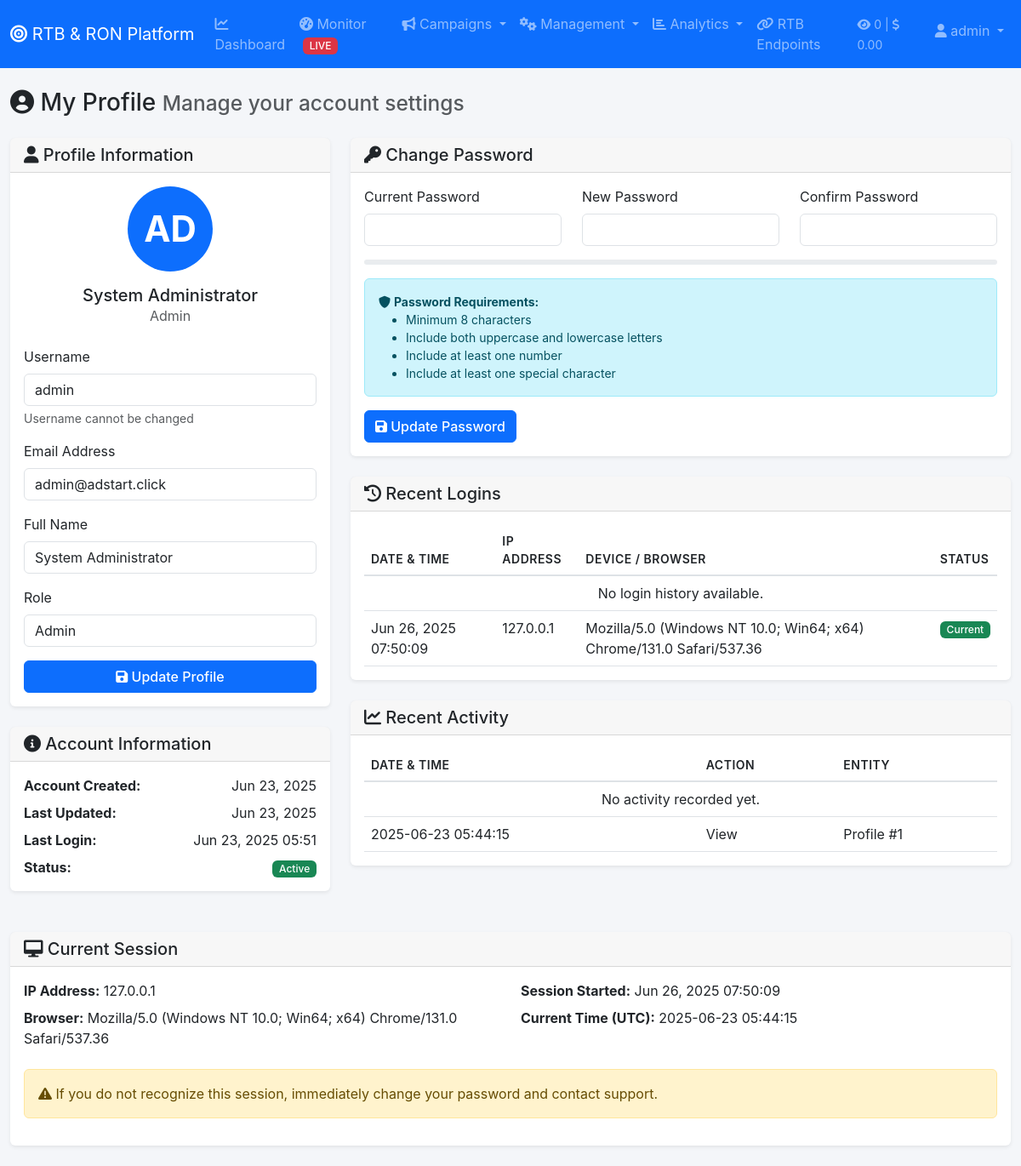
Screenshot of /admin/profile.php (signed in) with the database file from the repository.
### tables this page shows
CREATE TABLE `users` (
  `id` int(11) NOT NULL,
  `username` varchar(50) NOT NULL,
  `password` varchar(255) NOT NULL,
  `email` varchar(100) DEFAULT NULL,
  `full_name` varchar(100) DEFAULT NULL,
  `role` enum('admin','manager','operator') DEFAULT 'admin',
  `status` enum('active','inactive','suspended') DEFAULT 'active',
  `created_at` timestamp NULL DEFAULT current_timestamp(),
  `updated_at` timestamp NULL DEFAULT current_timestamp() ON UPDATE current_timestamp()
);

### admin/profile.php (the view, shortened to what this page needs)
<?php
include 'includes/header.php';
$user_id = $_SESSION['user_id'] ?? 0;
$stmt = $pdo->prepare("SELECT * FROM users WHERE id = ?");
$stmt->execute([$user_id]);
$user = $stmt->fetch();
$logins = [];
try {
    $check_table = $pdo->query("SHOW TABLES LIKE 'user_logins'");
    if ($check_table->rowCount() > 0) {
        $login_history = $pdo->prepare("
            SELECT * FROM user_logins
            WHERE user_id = ?
            ORDER BY login_time DESC
            LIMIT 5
        ");
        $login_history->execute([$user_id]);
        $logins = $login_history->fetchAll();
    }
} catch (Exception $e) {
}
$activities = [];
try {
    $check_table = $pdo->query("SHOW TABLES LIKE 'user_activity'");
    if ($check_table->rowCount() > 0) {
        $user_activity = $pdo->prepare("
            SELECT action, entity_type, entity_id, created_at
            FROM user_activity
            WHERE user_id = ?
            ORDER BY created_at DESC
            LIMIT 10
        ");
        $user_activity->execute([$user_id]);
        $activities = $user_activity->fetchAll();
    }
} catch (Exception $e) {
}
$current_time = '2025-06-23 05:44:15';
?>
<div class="row">
    <div class="col-12">
        <h1 class="h3 mb-4">
            <i class="fas fa-user-circle"></i> My Profile
            <small class="text-muted">Manage your account settings</small>
        </h1>
    </div>
</div>
<div class="row">
    <div class="col-lg-4 mb-4">
        <div class="card">
            <div class="card-header">
                <h5 class="mb-0"><i class="fas fa-user"></i> Profile Information</h5>
            </div>
            <div class="card-body">
                <div class="text-center mb-4">
                    <div class="avatar-circle">
                        <span class="avatar-initials"><?php echo strtoupper(substr($user['username'], 0, 2)); ?></span>
                    </div>
                    <h5 class="mt-3 mb-0"><?php echo htmlspecialchars($user['full_name'] ?? $user['username']); ?></h5>
                    <p class="text-muted"><?php echo ucfirst($user['role']); ?></p>
                </div>
                <form method="POST" id="profileForm">
                    <div class="mb-3">
                        <label for="username" class="form-label">Username</label>
                        <input type="text" class="form-control" id="username" value="<?php echo htmlspecialchars($user['username']); ?>" readonly>
                        <div class="form-text">Username cannot be changed</div>
                    </div>
                    <div class="mb-3">
                        <label for="email" class="form-label">Email Address</label>
                        <input type="email" class="form-control" id="email" name="email"
                               value="<?php echo htmlspecialchars($user['email'] ?? ''); ?>" required>
                    </div>
                    <?php
                    $stmt = $pdo->prepare("SHOW COLUMNS FROM users LIKE 'full_name'");
                    $stmt->execute();
                    $column_exists = $stmt->rowCount() > 0;
                    if ($column_exists):
                    ?>
                    <div class="mb-3">
                        <label for="full_name" class="form-label">Full Name</label>
                        <input type="text" class="form-control" id="full_name" name="full_name"
                               value="<?php echo htmlspecialchars($user['full_name'] ?? ''); ?>">
                    </div>
                    <?php endif; ?>
                    <div class="mb-3">
                        <label for="role" class="form-label">Role</label>
                        <input type="text" class="form-control" id="role"
                               value="<?php echo ucfirst($user['role']); ?>" readonly>
                    </div>
                    <button type="submit" class="btn btn-primary w-100">
                        <i class="fas fa-save"></i> Update Profile
                    </button>
                </form>
            </div>
        </div>
        <div class="card mt-4">
            <div class="card-header">
                <h5 class="mb-0"><i class="fas fa-info-circle"></i> Account Information</h5>
            </div>
            <div class="card-body">
                <div class="mb-2">
                    <strong>Account Created:</strong>
                    <span class="float-end"><?php echo date('M j, Y', strtotime($user['created_at'])); ?></span>
                </div>
                <div class="mb-2">
                    <strong>Last Updated:</strong>
                    <span class="float-end"><?php echo date('M j, Y', strtotime($user['updated_at'])); ?></span>
                </div>
                <div class="mb-2">
                    <strong>Last Login:</strong>
                    <span class="float-end">
                        <?php
                        if (!empty($logins)) {
                            echo date('M j, Y H:i', strtotime($logins[0]['login_time']));
                        } else {
                            echo date('M j, Y H:i', strtotime($user['updated_at']));
                        }
                        ?>
                    </span>
                </div>
                <div>
                    <strong>Status:</strong>
                    <span class="float-end">
                        <span class="badge bg-success">Active</span>
                    </span>
                </div>
            </div>
        </div>
    </div>
    <div class="col-lg-8 mb-4">
        <div class="card mb-4">
            <div class="card-header">
                <h5 class="mb-0"><i class="fas fa-key"></i> Change Password</h5>
            </div>
            <div class="card-body">
                <form method="POST" id="passwordForm">
                    <div class="row">
                        <div class="col-md-4 mb-3">
                            <label for="current_password" class="form-label">Current Password</label>
                            <input type="password" class="form-control" id="current_password" name="current_password" required>
                        </div>
                        <div class="col-md-4 mb-3">
                            <label for="new_password" class="form-label">New Password</label>
                            <input type="password" class="form-control" id="new_password" name="new_password"
                                   required minlength="8">
                        </div>
                        <div class="col-md-4 mb-3">
                            <label for="confirm_password" class="form-label">Confirm Password</label>
                            <input type="password" class="form-control" id="confirm_password"
                                   name="confirm_password" required>
                        </div>
                    </div>
                    <div class="mb-3">
                        <div class="progress" style="height: 6px;">
                        </div>
                    </div>
                    <div class="alert alert-info small">
                        <i class="fas fa-shield-alt"></i> <strong>Password Requirements:</strong>
                        <ul class="mb-0">
                            <li>Minimum 8 characters</li>
                            <li>Include both uppercase and lowercase letters</li>
                            <li>Include at least one number</li>
                            <li>Include at least one special character</li>
                        </ul>
                    </div>
                    <button type="submit" class="btn btn-primary">
                        <i class="fas fa-save"></i> Update Password
                    </button>
                </form>
            </div>
        </div>
        <div class="card mb-4">
            <div class="card-header">
                <h5 class="mb-0"><i class="fas fa-history"></i> Recent Logins</h5>
            </div>
            <div class="card-body">
                <div class="table-responsive">
                    <table class="table table-hover">
                        <thead>
                            <tr>
                                <th>Date & Time</th>
                                <th>IP Address</th>
                                <th>Device / Browser</th>
                                <th>Status</th>
                            </tr>
                        </thead>
                        <tbody>
                            <?php if (!empty($logins)): ?>
                                <?php foreach ($logins as $login): ?>
                                <tr>
                                    <td><?php echo date('M j, Y H:i:s', strtotime($login['login_time'])); ?></td>
                                    <td><?php echo htmlspecialchars($login['ip_address'] ?? 'Unknown'); ?></td>
                                    <td><?php echo htmlspecialchars($login['user_agent'] ?? 'Unknown'); ?></td>
                                    <td>
                                        <span class="badge bg-<?php echo $login['status'] == 'success' ? 'success' : 'danger'; ?>">
                                            <?php echo ucfirst($login['status']); ?>
                                        </span>
                                    </td>
                                </tr>
                                <?php endforeach; ?>
                            <?php else: ?>
                                <tr>
                                    <td colspan="4" class="text-center">No login history available.</td>
                                </tr>
                                <tr>
                                    <td><?php echo date('M j, Y H:i:s'); ?></td>
                                    <td><?php echo $_SERVER['REMOTE_ADDR'] ?? 'Unknown'; ?></td>
                                    <td><?php echo htmlspecialchars($_SERVER['HTTP_USER_AGENT'] ?? 'Unknown'); ?></td>
                                    <td><span class="badge bg-success">Current</span></td>
                                </tr>
                            <?php endif; ?>
                        </tbody>
                    </table>
                </div>
            </div>
        </div>
        <div class="card">
            <div class="card-header">
                <h5 class="mb-0"><i class="fas fa-chart-line"></i> Recent Activity</h5>
            </div>
            <div class="card-body">
                <div class="table-responsive">
                    <table class="table table-hover">
                        <thead>
                            <tr>
                                <th>Date & Time</th>
                                <th>Action</th>
                                <th>Entity</th>
                            </tr>
                        </thead>
                        <tbody>
                            <?php if (!empty($activities)): ?>
                                <?php foreach ($activities as $activity): ?>
                                <tr>
                                    <td><?php echo date('M j, Y H:i:s', strtotime($activity['created_at'])); ?></td>
                                    <td><?php echo ucfirst($activity['action']); ?></td>
                                    <td><?php echo ucfirst($activity['entity_type']); ?> #<?php echo $activity['entity_id']; ?></td>
                                </tr>
                                <?php endforeach; ?>
                            <?php else: ?>
                                <tr>
                                    <td colspan="3" class="text-center">No activity recorded yet.</td>
                                </tr>
                                <tr>
                                    <td><?php echo $current_time; ?></td>
                                    <td>View</td>
                                    <td>Profile #<?php echo $user_id; ?></td>
                                </tr>
                            <?php endif; ?>
                        </tbody>
                    </table>
                </div>
            </div>
        </div>
    </div>
</div>
<div class="card mb-4">
    <div class="card-header">
        <h5 class="mb-0"><i class="fas fa-desktop"></i> Current Session</h5>
    </div>
    <div class="card-body">
        <div class="row">
            <div class="col-md-6">
                <div class="mb-2">
                    <strong>IP Address:</strong>
                    <span><?php echo $_SERVER['REMOTE_ADDR'] ?? 'Unknown'; ?></span>
                </div>
                <div class="mb-2">
                    <strong>Browser:</strong>
                    <span><?php echo htmlspecialchars($_SERVER['HTTP_USER_AGENT'] ?? 'Unknown'); ?></span>
                </div>
            </div>
            <div class="col-md-6">
                <div class="mb-2">
                    <strong>Session Started:</strong>
                    <span><?php echo isset($_SESSION['login_time']) ? date('M j, Y H:i:s', $_SESSION['login_time']) : date('M j, Y H:i:s'); ?></span>
                </div>
                <div class="mb-2">
                    <strong>Current Time (UTC):</strong>
                    <span><?php echo $current_time; ?></span>
                </div>
            </div>
        </div>
        <div class="alert alert-warning mt-3">
            <i class="fas fa-exclamation-triangle"></i> If you do not recognize this session, immediately change your password and contact support.
        </div>
    </div>
</div>
<?php include 'includes/footer.php'; ?>

### asset/css/style.css (style rules this page uses)
:root { --primary-color: #0d6efd; --secondary-color: #6c757d; --success-color: #198754; --info-color: #0dcaf0; --warning-color: #ffc107; --danger-color: #dc3545; --light-color: #f8f9fa; --dark-color: #212529; --sidebar-width: 280px; --header-height: 56px; }
body { font-family: -apple-system, BlinkMacSystemFont, "Segoe UI", Roboto, "Helvetica Neue", Arial, sans-serif; background-color: #f4f6f9; min-height: 100vh; }
.card { border: none; box-shadow: 0 0.125rem 0.25rem rgba(0, 0, 0, 0.075); transition: transform 0.2s, box-shadow 0.2s; margin-bottom: 1.5rem; }
.card-header { background-color: rgba(0, 0, 0, 0.03); border-bottom: 1px solid rgba(0, 0, 0, 0.125); font-weight: 600; }
.table { margin-bottom: 0; }
.table thead th { border-bottom: 2px solid #dee2e6; font-weight: 600; text-transform: uppercase; font-size: 0.875rem; letter-spacing: 0.5px; }
.btn { font-weight: 500; transition: all 0.2s; }
.badge { font-weight: 500; padding: 0.35em 0.65em; }

### admin/profile.php (style rules this page uses)
.avatar-circle { width: 100px; height: 100px; background-color: #0d6efd; border-radius: 50%; display: flex; align-items: center; justify-content: center; margin: 0 auto; }
.avatar-initials { font-size: 42px; color: white; font-weight: bold; text-transform: uppercase; }

### rows the page displays
users: username "AD", full_name "System Administrator", role "Admin", username "admin", email "admin@adstart.click", created_at "Jun 23, 2025", updated_at "Jun 23, 2025", updated_at "Jun 23, 2025 05:51"

### other values shown
$today_stats['impressions'] "0"
$today_stats['revenue'] "0.00"
$_SESSION['username'] "admin"
$_SERVER['REMOTE_ADDR'] "127.0.0.1"
$_SERVER['HTTP_USER_AGENT'] "Mozilla/5.0 (Windows NT 10.0; Win64; x64) Chrome/131.0 Safari/537.36"
$current_time "2025-06-23 05:44:15"
$user_id "1"
date('M j, Y H:i:s', $_SESSION['login_time']) "Jun 26, 2025 07:50:09"
